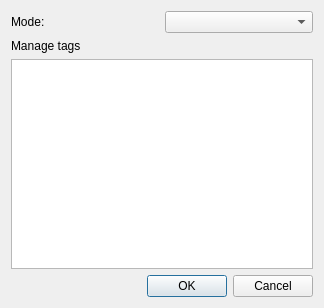
<?xml version="1.0" encoding="UTF-8"?>
<ui version="4.0">
 <class>ManageModTagsDialog</class>
 <widget class="QDialog" name="ManageModTagsDialog">
  <property name="geometry">
   <rect>
    <x>0</x>
    <y>0</y>
    <width>324</width>
    <height>308</height>
   </rect>
  </property>
  <property name="windowTitle">
   <string>Dialog</string>
  </property>
  <layout class="QVBoxLayout" name="verticalLayout">
   <item>
    <layout class="QHBoxLayout" name="horizontalLayout">
     <item>
      <widget class="QLabel" name="label">
       <property name="text">
        <string>Mode:</string>
       </property>
      </widget>
     </item>
     <item>
      <widget class="QComboBox" name="mode_box"/>
     </item>
    </layout>
   </item>
   <item>
    <widget class="QLabel" name="text_label">
     <property name="text">
      <string>Manage tags</string>
     </property>
    </widget>
   </item>
   <item>
    <widget class="QListWidget" name="tag_list"/>
   </item>
   <item>
    <widget class="QDialogButtonBox" name="buttonBox">
     <property name="orientation">
      <enum>Qt::Horizontal</enum>
     </property>
     <property name="standardButtons">
      <set>QDialogButtonBox::Cancel|QDialogButtonBox::Ok</set>
     </property>
    </widget>
   </item>
  </layout>
 </widget>
 <resources/>
 <connections>
  <connection>
   <sender>buttonBox</sender>
   <signal>accepted()</signal>
   <receiver>ManageModTagsDialog</receiver>
   <slot>accept()</slot>
   <hints>
    <hint type="sourcelabel">
     <x>248</x>
     <y>254</y>
    </hint>
    <hint type="destinationlabel">
     <x>157</x>
     <y>274</y>
    </hint>
   </hints>
  </connection>
  <connection>
   <sender>buttonBox</sender>
   <signal>rejected()</signal>
   <receiver>ManageModTagsDialog</receiver>
   <slot>reject()</slot>
   <hints>
    <hint type="sourcelabel">
     <x>316</x>
     <y>260</y>
    </hint>
    <hint type="destinationlabel">
     <x>286</x>
     <y>274</y>
    </hint>
   </hints>
  </connection>
 </connections>
</ui>
